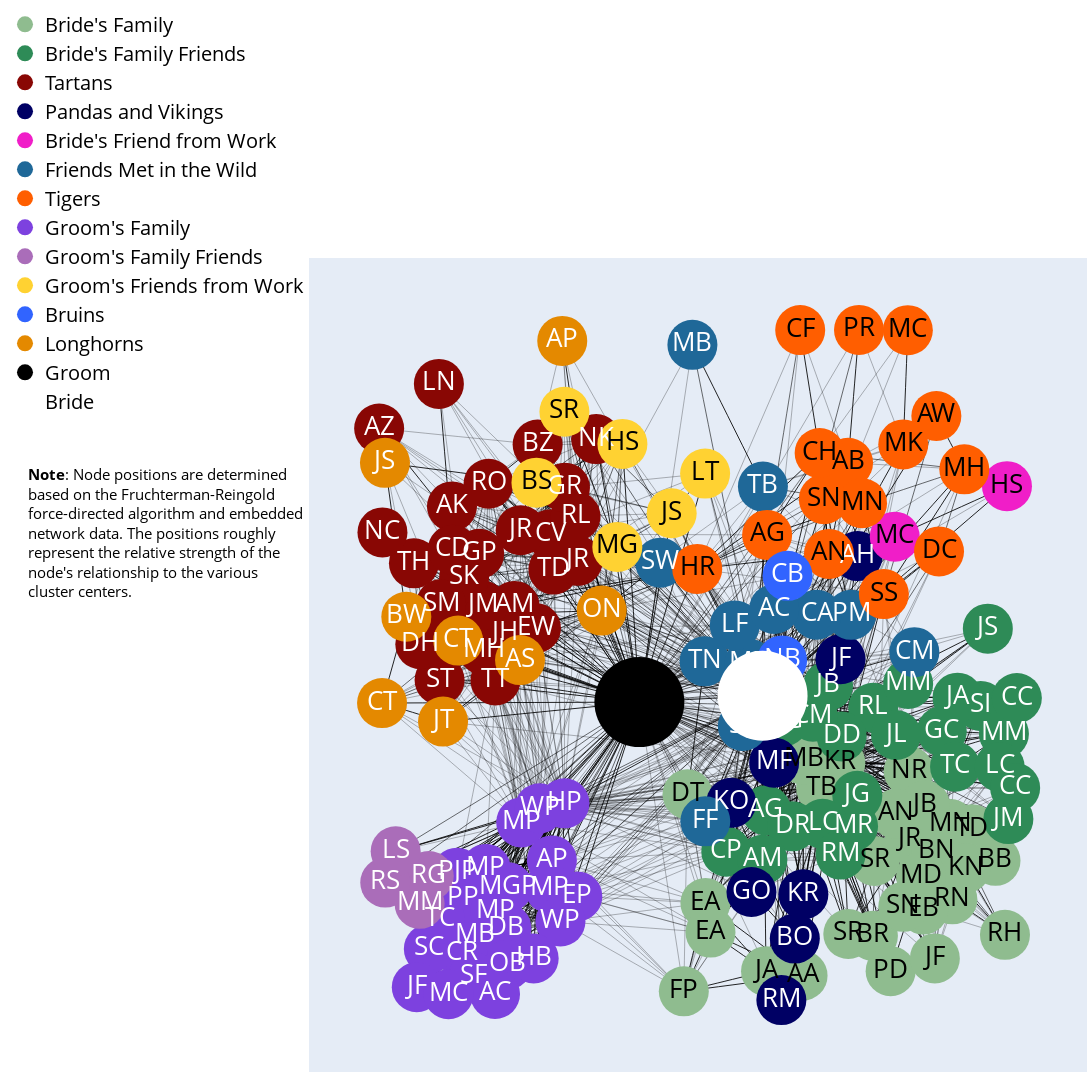

The notebook cell this image was saved under:
### Code cell
fig = go.Figure(data=edge_traces + node_traces + display_name_traces,
                layout=go.Layout(
                    title=None,#"Mary and Richard's wedding guest network",
                    titlefont_size=24,
                    width=2000,
                    height=2000,
                    showlegend=True,
                    hovermode='closest',
                    margin=dict(b=20,l=20,r=5,t=20),
                    legend=dict(
                        yanchor="bottom", 
                        y=0.8, 
                        xanchor="right", 
                        x=0,
                        orientation="v",
                        font=dict(
                            size=20,
                            color="black")),
                    xaxis=dict(showgrid=False, zeroline=False, showticklabels=False),
                    yaxis=dict(showgrid=False, zeroline=False, showticklabels=False),
                    dragmode='pan')
                    )
fig.add_annotation(
    text="<b>Note</b>: Node positions are determined <br>based on the<a href='https://en.wikipedia.org/wiki/Force-directed_graph_drawing'> Fruchterman-Reingold <br>force-directed algorithm</a> and embedded <br>network data. The positions roughly <br>represent the relative strength of the <br>node's relationship to the various <br>cluster centers.", 
    align='left',
    showarrow=False,
    xref='paper',
    yref='paper',
    x=0.0,
    y=0.75,
    xanchor="right",
    font=dict(
        size=15,
        color="black"))
fig.show()
